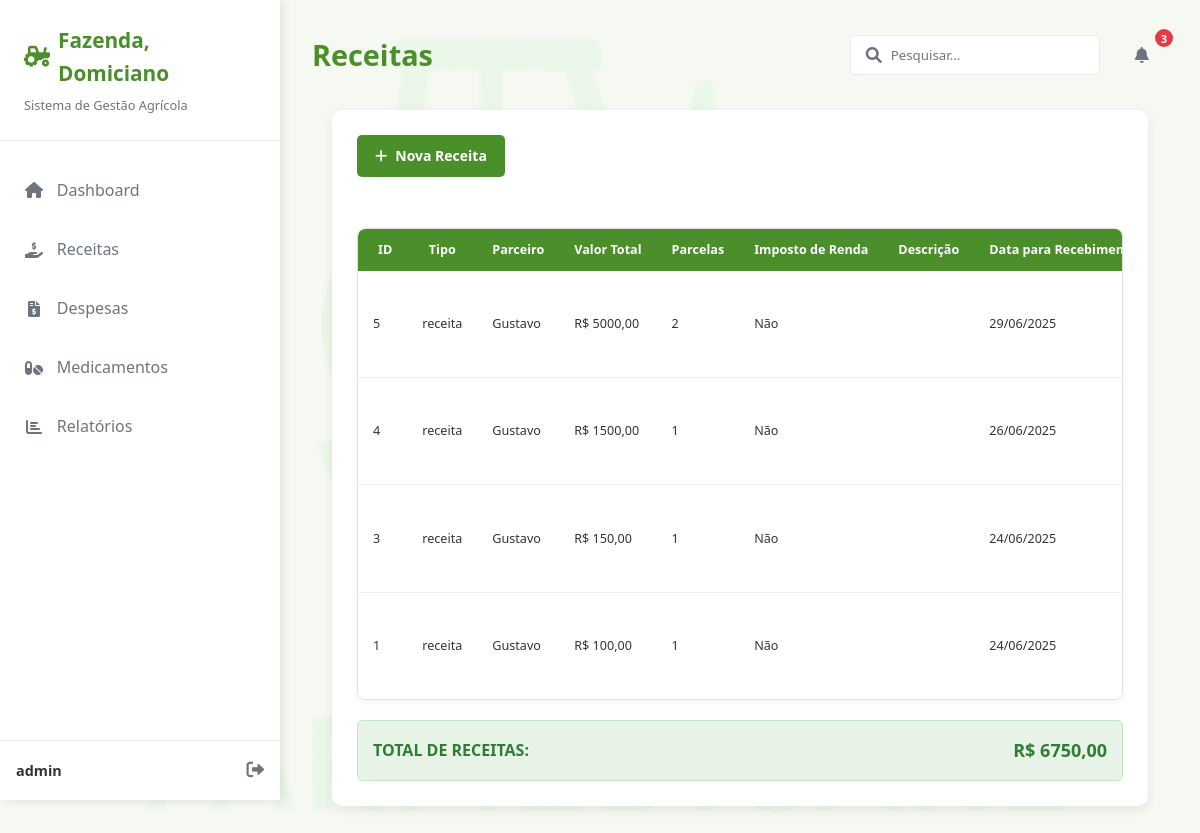
Page /pagina_movimentacao/listar/movimentacao/receita/ (signed in) on the earlier database version.
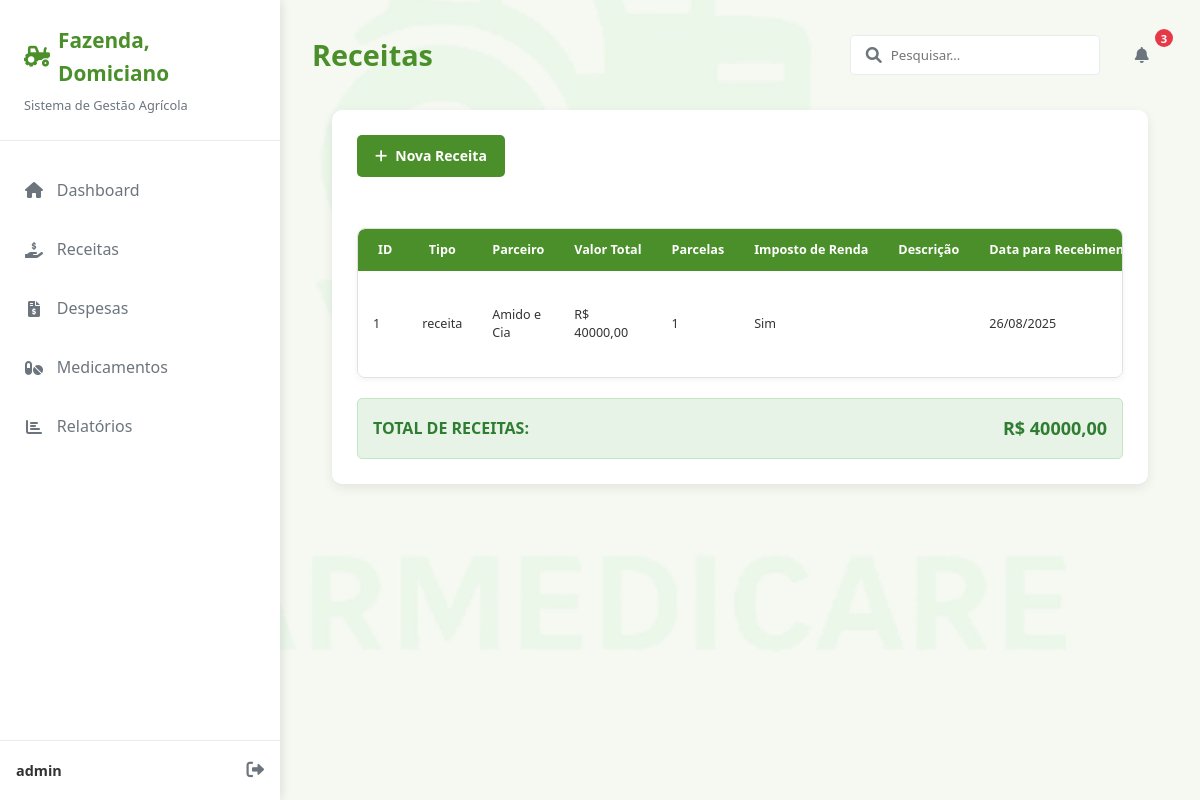
Same page on the later database version.
### movimentacao/models.py (models this page shows, shortened)
class Movimentacao(models.Model):
    tipo = models.CharField(max_length=50, choices=[
        ('receita', 'Receita'),
        ('despesa', 'Despesa'),
    ])
    parceiros = models.ForeignKey(
        Parceiros,
        on_delete=models.CASCADE,
        verbose_name='Empresa Parceira',
    )
    categoria = models.ForeignKey(
        'Categoria',
        on_delete=models.CASCADE,
        verbose_name='Categoria da Movimentação'
    )
    valor_total = models.DecimalField(max_digits=10, decimal_places=2)
    parcelas = models.IntegerField(default=1)
    imposto_renda = models.BooleanField(default=False, verbose_name="Imposto de Renda [Sim/Não]", choices=[
        (True, 'Sim'),
        (False, 'Não'),
    ])
    descricao = models.TextField(blank=True, null=True, verbose_name="Descrição")
    data = models.DateField(verbose_name='Data da Movimentação')
    fazenda = models.ForeignKey(
        Fazenda,
        on_delete=models.CASCADE,
        verbose_name='Fazenda',
    )
    cadastrada_por = models.ForeignKey(User, on_delete=models.PROTECT, verbose_name='Cadastrado Por')
    cadastrado_em = models.DateTimeField(auto_now_add=True, verbose_name='Cadastrado Em')
    class Meta:
        verbose_name_plural = 'Movimentações'
        ordering = ['-cadastrado_em']
        unique_together = ('tipo', 'parceiros', 'data', 'fazenda')

### perfis/models.py (models this page shows)
class Parceiros(models.Model):
    nome = models.CharField(max_length=100, verbose_name='Nome da Empresa Parceira')
    telefone = models.CharField(max_length=15, blank=True, null=True, verbose_name='Telefone')
    if_adicionais = models.TextField(blank=True, null=True, verbose_name='Informações Adicionais')
    email = models.EmailField(max_length=254, blank=True, null=True, verbose_name='E-mail')
    def __str__(self):
        return f"{self.nome}"
    class Meta:
        verbose_name = 'Parceiro'
        verbose_name_plural = 'Parceiros'
        ordering = ['nome']

### movimentacao/views.py (the view)
# urls.py: path('listar/movimentacao/receita/', MovimentacaoReceitaListView.as_view(), name='listar_movimentacao_receita'),
class MovimentacaoReceitaListView(ListView):
    model = Movimentacao
    template_name = "receita/lista_receita.html"
    def get_queryset(self):
        return Movimentacao.objects.filter(tipo="receita").order_by("-data")
    def get_context_data(self, **kwargs):
        context = super().get_context_data(**kwargs)
        total_receitas = 0
        for receita in context["object_list"]:
            total_receitas += receita.valor_total
        context["total_receitas"] = total_receitas
        return context
    extra_context = {
        "title": "Lista de Receitas",
        "titulo": "Receitas",
        "subtitulo": "Aqui você pode visualizar todas as receitas registradas.",
        "registros": "Nenhuma receita encontrada.",
        "btn_cadastrar": "Nova Receita",
    }

### perfis/models.py (called while the page is built)
    def __str__(self):
        return f"{self.nome} - {self.cidade}"

### movimentacao/templates/receita/lista_receita.html (shortened to what this page needs)
{% extends 'modelo.html' %} {% load static %}  {% block conteudo %}
<main class="main-content">
  <header class="content-header">
    <h1>{{titulo}}</h1>
    <div class="header-actions">
      <div class="search-box">
        <input type="text" placeholder="Pesquisar..." />
        <i class="fas fa-search"></i>
      </div>
      <button class="btn btn-notification">
        <i class="fas fa-bell"></i>
        <span class="badge">3</span>
      </button>
    </div>
  </header>
  {% endblock %} {% block cards %} {% endblock %} {% block graficos %}
  <div class="modelo-lista-container">
    <div class="lista-header">
      <div class="search-and-actions">
        <a href="{% url 'cadastrar_movimentacao' %}" class="btn btn-primary">
          <i class="fas fa-plus"></i> {{btn_cadastrar}}
        </a>
      </div>
    </div>
    <br />
    <div class="table-container">
      <table class="modelo-table">
        <thead>
          <tr>
            <th>ID</th>
            <th>Tipo</th>
            <th>Parceiro</th>
            <th>Valor Total</th>
            <th>Parcelas</th>
            <th>Imposto de Renda</th>
            <th>Descrição</th>
            <th>Data para Recebimento</th>
          </tr>
        </thead>
        <tbody>
          {% for receita in object_list %}
          <tr>
            <td>{{ receita.pk }}</td>
            <td>{{ receita.tipo }}</td>
            <td>{{ receita.parceiros }}</td>
            <td>R$ {{ receita.valor_total|floatformat:2 }}</td>
            <td>{{ receita.parcelas }}</td>
            <td>
              {% if receita.imposto_renda %} Sim {% else %} Não {% endif %}
            </td>
            <td>{{ receita.descricao }}</td>
            <td>{{ receita.data|date:"d/m/Y" }}</td>
          </tr>
          {% empty %}
          <tr>
            <td colspan="12">{{registros}}</td>
          </tr>
          {% endfor %}
        </tbody>
      </table>
    </div>
    {% if object_list %}
    <div
      class="totais-container"
      style="
        margin-top: 20px;
        padding: 15px;
        background-color: #e7f3e7;
        border-radius: 5px;
        border: 1px solid #c3e6c3;
      "
    >
      <div
        style="
          display: flex;
          justify-content: space-between;
          align-items: center;
        "
      >
        <div style="font-weight: bold; font-size: 16px; color: #2e7d32">
          TOTAL DE RECEITAS:
        </div>
        <div style="font-weight: bold; font-size: 18px; color: #2e7d32">
          R$ {{ total_receitas|floatformat:2 }}
        </div>
      </div>
    </div>
    {% endif %}
  </div>
  {% endblock %} {% block ultimos_registros %} {% endblock %}

### paginas/templates/modelo.html (shortened to what this page needs)
{% load static %}
<!DOCTYPE html>
<html lang="en">
  <head>
    <link rel="stylesheet" href="{% static 'css/style.css' %}" />
    <link rel="stylesheet" href="{% static 'css/responsividade.css' %}" />
    {% block css_especifico %}
    <link rel="stylesheet" href="{% static 'css/form_modelo.css' %}" />
    <link rel="stylesheet" href="{% static 'css/form_login.css' %}" />
    <link rel="stylesheet" href="{% static 'css/lista_modelo.css' %}" />
    {% endblock %}
    <link
      rel="stylesheet"
      href="https://cdnjs.cloudflare.com/ajax/libs/font-awesome/6.0.0/css/all.min.css"
    />
  </head>
  <body>
    {% if request.user.is_authenticated %}
    {% block menu %}
    <aside class="sidebar">
      <div class="sidebar-header">
        <h2><i class="fas fa-tractor"></i> Fazenda, Domiciano</h2>
        <p>Sistema de Gestão Agrícola</p>
      </div>
      <nav class="sidebar-menu">
        <ul>
          <li class="menu-item">
            <a href="{% url 'pagina_index' %}">
              <i class="fas fa-home"></i>
              <span>Dashboard</span>
            </a>
          </li>
          <li class="menu-item">
            <a href="{% url 'listar_movimentacao_receita' %}">
              <i class="fas fa-hand-holding-usd"></i>
              <span>Receitas</span>
            </a>
          </li>
          <li class="menu-item">
            <a href="{% url 'listar_movimentacao_despesa' %}">
              <i class="fas fa-file-invoice-dollar"></i>
              <span>Despesas</span>
            </a>
          </li>
          <li class="menu-item">
            <a href="{% url 'medicamento_estoque' %}">
              <i class="fas fa-pills"></i>
              <span>Medicamentos</span>
            </a>
          </li>
          <li class="menu-item">
            <a href="relatorios.html">
              <i class="fas fa-chart-bar"></i>
              <span>Relatórios</span>
            </a>
          </li>
        </ul>
      </nav>
      <div class="sidebar-footer">
        <div class="user-info">
          <div>
            <strong>{{ request.user }}</strong>
          </div>
        </div>
        <form method="post" action="{% url 'logout' %}" style="display: inline">
          <button
            type="submit"
            class="logout-btn"
            style="background: none; border: none; padding: 0; cursor: pointer"
          >
            <i class="fas fa-sign-out-alt"></i>
          </button>
        </form>
      </div>
    </aside>
    {% endblock %}
    {% block conteudo %}{% endblock %}
      {% block graficos %}{% endblock %}
    {% endif %}
  </body>
</html>

### static/css/style.css (style rules this page uses)
:root { --primary: #4a8f29; --primary-dark: #3a7320; --secondary: #6d9dc5; --danger: #e63946; --warning: #ffbe0b; --success: #2a9d8f; --light: #f8f9fa; --dark: #212529; --gray: #6c757d; --light-gray: #e9ecef; --brown: #8b5a2b; --sidebar-width: 280px; }
* { margin: 0; padding: 0; box-sizing: border-box; font-family: "Segoe UI", Tahoma, Geneva, Verdana, sans-serif; }
body { background-color: #f5f5f5; color: var(--dark); }
a { text-decoration: none; color: inherit; }
.sidebar { width: var(--sidebar-width); background-color: white; box-shadow: 2px 0 10px rgba(0, 0, 0, 0.1); display: flex; flex-direction: column; position: fixed; height: 100vh; z-index: 100; }
.sidebar-header { padding: 1.5rem; border-bottom: 1px solid var(--light-gray); }
.sidebar-header h2 { color: var(--primary); font-size: 1.3rem; display: flex; align-items: center; gap: 0.5rem; }
.sidebar-header p { color: var(--gray); font-size: 0.8rem; margin-top: 0.3rem; }
.sidebar-menu { flex: 1; padding: 1.5rem 0; overflow-y: auto; }
.menu-item { list-style: none; margin-bottom: 0.5rem; }
.menu-item a { display: flex; align-items: center; padding: 0.8rem 1.5rem; color: var(--gray); transition: all 0.3s; }
.menu-item a i { margin-right: 0.8rem; width: 20px; text-align: center; }
.sidebar-footer { padding: 1rem; border-top: 1px solid var(--light-gray); display: flex; justify-content: space-between; align-items: center; }
.user-info { display: flex; align-items: center; gap: 0.8rem; }
.user-info strong { display: block; font-size: 0.9rem; }
.logout-btn { color: var(--gray); font-size: 1.1rem; transition: color 0.3s; }
.main-content { flex: 1; margin-left: var(--sidebar-width); padding: 2rem; }
.content-header { display: flex; justify-content: space-between; align-items: center; margin-bottom: 2rem; }
.content-header h1 { color: var(--primary); font-size: 1.8rem; }
.header-actions { display: flex; align-items: center; gap: 1rem; }
.search-box { position: relative; }
.search-box input { padding: 0.6rem 1rem 0.6rem 2.5rem; border: 1px solid var(--light-gray); border-radius: 4px; width: 250px; transition: all 0.3s; }
.search-box i { position: absolute; left: 1rem; top: 50%; transform: translateY(-50%); color: var(--gray); }
.btn-notification { background: none; border: none; font-size: 1.2rem; color: var(--gray); position: relative; cursor: pointer; }
.badge { position: absolute; top: -5px; right: -5px; background-color: var(--danger); color: white; border-radius: 50%; width: 18px; height: 18px; font-size: 0.7rem; display: flex; align-items: center; justify-content: center; }
.btn { padding: 0.6rem 1.2rem; border-radius: 4px; font-weight: 600; cursor: pointer; transition: all 0.3s; border: none; font-size: 0.9rem; }
.btn-primary { background-color: var(--primary); color: white; }

### static/css/form_modelo.css (style rules this page uses)
:root { --primary: #4a8f29; --primary-dark: #3a7320; --secondary: #6d9dc5; --danger: #e63946; --warning: #ffbe0b; --success: #2a9d8f; --light: #f8f9fa; --dark: #212529; --gray: #6c757d; --light-gray: #e9ecef; --brown: #8b5a2b; }
.btn { padding: 0.6rem 1.2rem; border-radius: 4px; font-weight: 600; cursor: pointer; transition: all 0.3s; border: none; font-size: 1rem; }
.btn-primary { background-color: var(--primary); color: white; }

### static/css/form_login.css (style rules this page uses)
:root { --primary: #4a8f29; --primary-dark: #3a7320; --secondary: #6d9dc5; --danger: #e63946; --warning: #ffbe0b; --success: #2a9d8f; --light: #f8f9fa; --dark: #212529; --gray: #6c757d; --light-gray: #e9ecef; --brown: #8b5a2b; }
* { margin: 0; padding: 0; box-sizing: border-box; }
body { font-family: "Roboto", sans-serif; line-height: 1.6; color: #333; background-color: #f5f9f2; background-image: url("../img/logo.png"); background-size: cover; background-position: center; background-blend-mode: overlay; }

Differences in the rows shown:
removed Movimentacao: pk "5", tipo "receita", parceiros "Gustavo", valor_total "5000,00", parcelas "2", imposto_renda "Não", data "29/06/2025"
removed Movimentacao: pk "4", tipo "receita", parceiros "Gustavo", valor_total "1500,00", parcelas "1", imposto_renda "Não", data "26/06/2025"
removed Movimentacao: pk "3", tipo "receita", parceiros "Gustavo", valor_total "150,00", parcelas "1", imposto_renda "Não", data "24/06/2025"
changed Movimentacao "receita": parceiros "Gustavo" → "Amido e Cia"; valor_total "100,00" → "40000,00"; data "24/06/2025" → "26/08/2025"; text "Não" → "Sim"
Other differences:
{{ total_receitas|floatformat:2 }}: "6750,00" → "40000,00"
